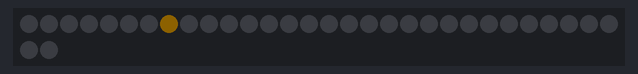
Bench run of a sketch on a simulated Arduino Uno, built with avr-gcc and run on an emulated ATmega328P. On the bench: 32 RGB LEDs in strip order, left to right, continuing on the next row. Dim RGB values are drawn brighter than linear; random numbers use the default seed unless the sketch sets one.

Above: at 0.15 s.
At 16.15 s:
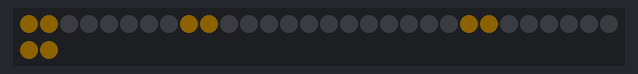
At 32.18 s:
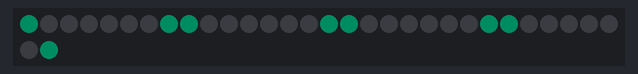

The sketch:

Earrings.ino
```cpp
// Low power NeoPixel earrings example.  Makes a nice blinky display
// with just a few LEDs on at any time...uses MUCH less juice than
// rainbow display!

#include <Adafruit_NeoPixel.h>

#define PIN 0

Adafruit_NeoPixel pixels = Adafruit_NeoPixel(32, PIN);

uint8_t  mode   = 0, // Current animation effect
         offset = 0; // Position of spinny eyes
uint32_t color  = 0xffae00; // Start red
uint32_t prevTime;

void setup() {
  pixels.begin();
  pixels.setBrightness(13); // 1/3 brightness
  prevTime = millis();
}

void loop() {
  uint8_t  i;
  uint32_t t;

  switch(mode) {

   case 0: // Random sparks - just one LED on at a time!
    i = random(32);
    pixels.setPixelColor(i, color);
    pixels.show();
    delay(10);
    pixels.setPixelColor(i, 0);
    break;

   case 1: // Spinny wheels (8 LEDs on at a time)
    for(i=0; i<16; i++) {
      uint32_t c = 0;
      if(((offset + i) & 7) < 2) c = color; // 4 pixels on...
      pixels.setPixelColor(   i, c); // First eye
      pixels.setPixelColor(31-i, c); // Second eye (flipped)
    }
    pixels.show();
    offset++;
    delay(50);
    break;
  }

  t = millis();
  if((t - prevTime) > 8000) {      // Every 8 seconds...
    mode++;                        // Next mode
    if(mode > 1) {                 // End of modes?
      mode = 0;                    // Start modes over
      color >>= 8;                 // Next color R->G->B
      if(!color) color = 0xffae00; // Reset to red
    }
    for(i=0; i<32; i++) pixels.setPixelColor(i, 0);
    prevTime = t;
  }
}
```
